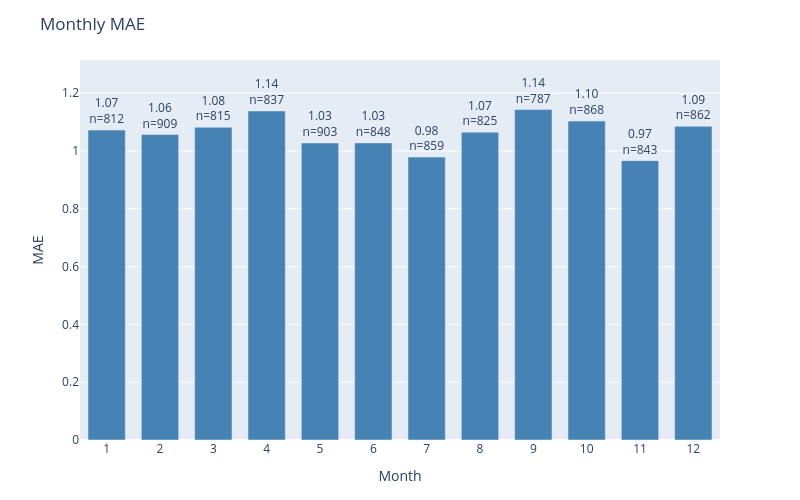

The notebook cell saved with this chart:
### Code cell
plot_error_by_group(
    df=results_test,
    y_true_col='actual',
    y_pred_col='prediction',
    date_col='dt_prediction',
    group_by='month',
    metric='mae',
    title='Monthly MAE'
)

### Figure 1 — Plotly figure (JSON) as saved in the notebook; plotly's stock layout.template omitted (floating-point values rounded to 4 significant figures)
{"data": [{"marker": {"color": "steelblue"}, "text": ["1.07<br>n=812", "1.06<br>n=909", "1.08<br>n=815", "1.14<br>n=837", "1.03<br>n=903", "1.03<br>n=848", "0.98<br>n=859", "1.07<br>n=825", "1.14<br>n=787", "1.10<br>n=868", "0.97<br>n=843", "1.09<br>n=862"], "textposition": "outside", "type": "bar", "x": ["1", "2", "3", "4", "5", "6", "7", "8", "9", "10", "11", "12"], "y": [1.073, 1.057, 1.082, 1.139, 1.028, 1.028, 0.979, 1.065, 1.144, 1.104, 0.9668, 1.086]}], "layout": {"bargap": 0.3, "height": 500, "margin": {"b": 60, "t": 60}, "title": {"text": "Monthly MAE"}, "uniformtext": {"minsize": 8, "mode": "hide"}, "width": 800, "xaxis": {"title": {"text": "Month"}}, "yaxis": {"range": [0, 1.315], "title": {"text": "MAE"}}}}
